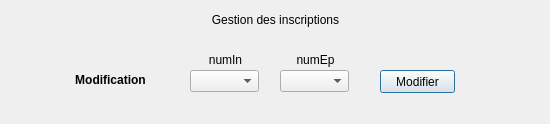
<?xml version="1.0" encoding="UTF-8"?>
<ui version="4.0">
 <class>Dialog</class>
 <widget class="QDialog" name="Dialog">
  <property name="geometry">
   <rect>
    <x>0</x>
    <y>0</y>
    <width>550</width>
    <height>124</height>
   </rect>
  </property>
  <property name="windowTitle">
   <string>Dialog</string>
  </property>
  <widget class="QComboBox" name="numIn_Modification">
   <property name="geometry">
    <rect>
     <x>190</x>
     <y>70</y>
     <width>69</width>
     <height>22</height>
    </rect>
   </property>
  </widget>
  <widget class="QLabel" name="label_Modification">
   <property name="geometry">
    <rect>
     <x>50</x>
     <y>70</y>
     <width>121</width>
     <height>20</height>
    </rect>
   </property>
   <property name="font">
    <font>
     <weight>75</weight>
     <bold>true</bold>
    </font>
   </property>
   <property name="text">
    <string>Modification</string>
   </property>
   <property name="alignment">
    <set>Qt::AlignCenter</set>
   </property>
  </widget>
  <widget class="QComboBox" name="numEp_Modification">
   <property name="geometry">
    <rect>
     <x>280</x>
     <y>70</y>
     <width>69</width>
     <height>22</height>
    </rect>
   </property>
  </widget>
  <widget class="QPushButton" name="bouton_Modification">
   <property name="geometry">
    <rect>
     <x>380</x>
     <y>70</y>
     <width>75</width>
     <height>23</height>
    </rect>
   </property>
   <property name="text">
    <string>Modifier</string>
   </property>
  </widget>
  <widget class="QLabel" name="titre">
   <property name="geometry">
    <rect>
     <x>0</x>
     <y>10</y>
     <width>551</width>
     <height>20</height>
    </rect>
   </property>
   <property name="text">
    <string>Gestion des inscriptions</string>
   </property>
   <property name="alignment">
    <set>Qt::AlignCenter</set>
   </property>
  </widget>
  <widget class="QLabel" name="titre_NumIn">
   <property name="geometry">
    <rect>
     <x>190</x>
     <y>50</y>
     <width>71</width>
     <height>20</height>
    </rect>
   </property>
   <property name="text">
    <string>numIn</string>
   </property>
   <property name="alignment">
    <set>Qt::AlignCenter</set>
   </property>
  </widget>
  <widget class="QLabel" name="titre_NumEp">
   <property name="geometry">
    <rect>
     <x>280</x>
     <y>50</y>
     <width>71</width>
     <height>20</height>
    </rect>
   </property>
   <property name="text">
    <string>numEp</string>
   </property>
   <property name="alignment">
    <set>Qt::AlignCenter</set>
   </property>
  </widget>
 </widget>
 <resources/>
 <connections/>
</ui>
